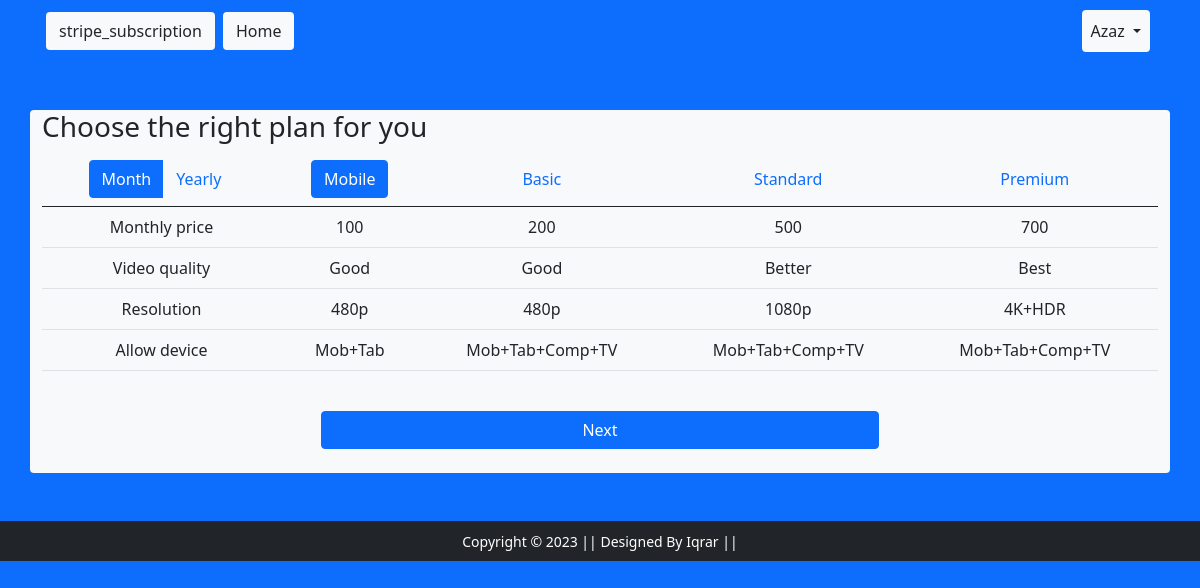
Screenshot of /showplan/0/1/ (signed in) with the database file from the repository.
### subscription/models.py (models this page shows, shortened)
class Monthly_plan(models.Model):
    plan_type=models.CharField(max_length=200)
    price=models.IntegerField()
    quality=models.CharField(max_length=200)
    resolution=models.CharField(max_length=200)
    allow_devices=models.CharField(max_length=200)

### subscription/views.py (the view)
# urls.py: path('showplan/<int:saal>/<int:typ>/', views.showplan, name='showplan'),
@login_required
def showplan(request,saal,typ):
    if saal==0:
        cen=Monthly_plan.objects.all()
    elif saal==1:
        cen=Yearly_plan.objects.all()
    i=0
    ans=[['Monthly price'],['Video quality'],['Resolution'],['Allow device']]
    for el in cen:
        ans[i].append(el.price)
        i+=1
        ans[i].append(el.quality)
        i+=1
        ans[i].append(el.resolution)
        i+=1
        ans[i].append(el.allow_devices)
        i=0
    if typ==1:
        val={'mobile':1,'basic':0,'standard':0,'premium':0}
    elif typ==2:
        val={'mobile':0,'basic':1,'standard':0,'premium':0}
    elif typ==3:
        val={'mobile':0,'basic':0,'standard':1,'premium':0}
    else:
        val={'mobile':0,'basic':0,'standard':0,'premium':1}
    return render(request, 'subscription/showplan.html',{'saal':saal,'cen':ans,'typ':typ,'val':val})

### subscription/templates/subscription/showplan.html (shortened to what this page needs)
{% extends 'subscription/base.html' %}
{% load static %}
{% block main-content %}
<div class="container my-5">
  <div class="row my-3">
    <div class="col-sm  bg-light rounded">
    <h3>Choose the right plan for you</h3>
    <table class="table table-hover">
        <thead>
          <tr class='text-center'>
            <th scope="col">
                <div class="btn-group">
                    {% if saal %}
                    <a href="{% url 'showplan' 0 typ %}" class="btn text-primary bg-light">Month</a>
                    <a href="{% url 'showplan' 1 typ %}" class="btn btn-primary">Yearly</a>
                    {% else %}
                    <a href="{% url 'showplan' 0 typ %}" class="btn btn-primary">Month</a>
                    <a href="{% url 'showplan' 1 typ %}" class="btn text-primary bg-light">Yearly</a>
                    {% endif %}
                </div>
            </th>
            {% if val.mobile %}
            <th scope="col">
                <a href="{% url 'showplan' saal 1 %}" class="btn btn-primary" role="button">Mobile</a>
            </th>
            <th scope="col">
                <a href="{% url 'showplan' saal 2 %}" class="btn text-primary bg-light" role="button">Basic</a>
            </th>
            <th scope="col">
                <a href="{% url 'showplan' saal 3 %}" class="btn text-primary bg-light" role="button">Standard</a>
            </th>
            <th scope="col">
                <a href="{% url 'showplan' saal 4 %}" class="btn text-primary bg-light" role="button">Premium</a>
            </th>
            {% endif %}
          </tr>
        </thead>
        <tbody>
        {% for ad in cen %}
        <tr class='text-center'>
        {% for el in ad %}
            <td>{{el}}</td>
          {% endfor %}
        </tr>
          {% endfor %}
        </tbody>
      </table>
      <div class="d-grid gap-2 col-6 mx-auto">
        <a href="{% url 'subscribe' saal typ %}" class="btn btn-primary my-4" role="button">Next</a>
      </div>
</div>
</div>
</div>
{% endblock main-content %}

### subscription/templates/subscription/base.html (shortened to what this page needs)
<!doctype html>
{% load static %}
<html lang="en">
<head>
  <link href="https://cdn.jsdelivr.net/npm/bootstrap@5.0.0-beta1/dist/css/bootstrap.min.css" rel="stylesheet"
>
  <link rel="stylesheet" href="{% static 'subscription/css/all.min.css' %}">
  <link rel="stylesheet" href="{% static 'subscription/css/style.css' %}">
</head>
<body class='bg-primary'>
  <nav class="navbar navbar-expand-lg navbar-dark bg-primary">
    <div class="container">
      <a href="{% url 'profile' %}" class="btn m-1 bg-light" role="button">stripe_subscription</a>
      <div class="collapse navbar-collapse" id="navbarSupportedContent">
        <ul class="navbar-nav me-auto mb-2 mb-lg-0">
          <li class="nav-item">
            <a href='/' class="btn m-1 bg-light" role="button">Home</a>
          </li>
        </ul>
        <div>
          <ul class="navbar-nav me-auto mb-2 mb-lg-0">
            {% if request.user.is_authenticated %}
            <li class="nav-item dropdown mx-2">
              <a class="nav-link dropdown-toggle text-dark bg-light btn" href="#" id="profileDropdown" role="button"
                data-bs-toggle="dropdown" aria-expanded="false">
                {{request.user.username|capfirst}}
              </a>
            </li>
            {% endif %}
          </ul>
        </div>
      </div>
    </div>
  </nav>
  {% block main-content %} {% endblock main-content %}
  <footer class="container-fluid bg-dark text-center p-2 mt-5">
    <small class="text-white">Copyright &copy; 2023 || Designed By Iqrar || </small>
  </footer>
</body>
</html>

### rows the page displays
Monthly_plan: ad "Good" "480p" "Mob+Tab"
Monthly_plan: ad "Good" "480p" "Mob+Tab+Comp+TV"
Monthly_plan: ad "Better" "1080p" "Mob+Tab+Comp+TV"
Monthly_plan: ad "Best" "4K+HDR" "Mob+Tab+Comp+TV"

### other values shown
{{ request.user.username|capfirst }} "Azaz"
{{ el }} "Monthly price" "100" "200" "500" "700" "Video quality" "Resolution" "Allow device"
